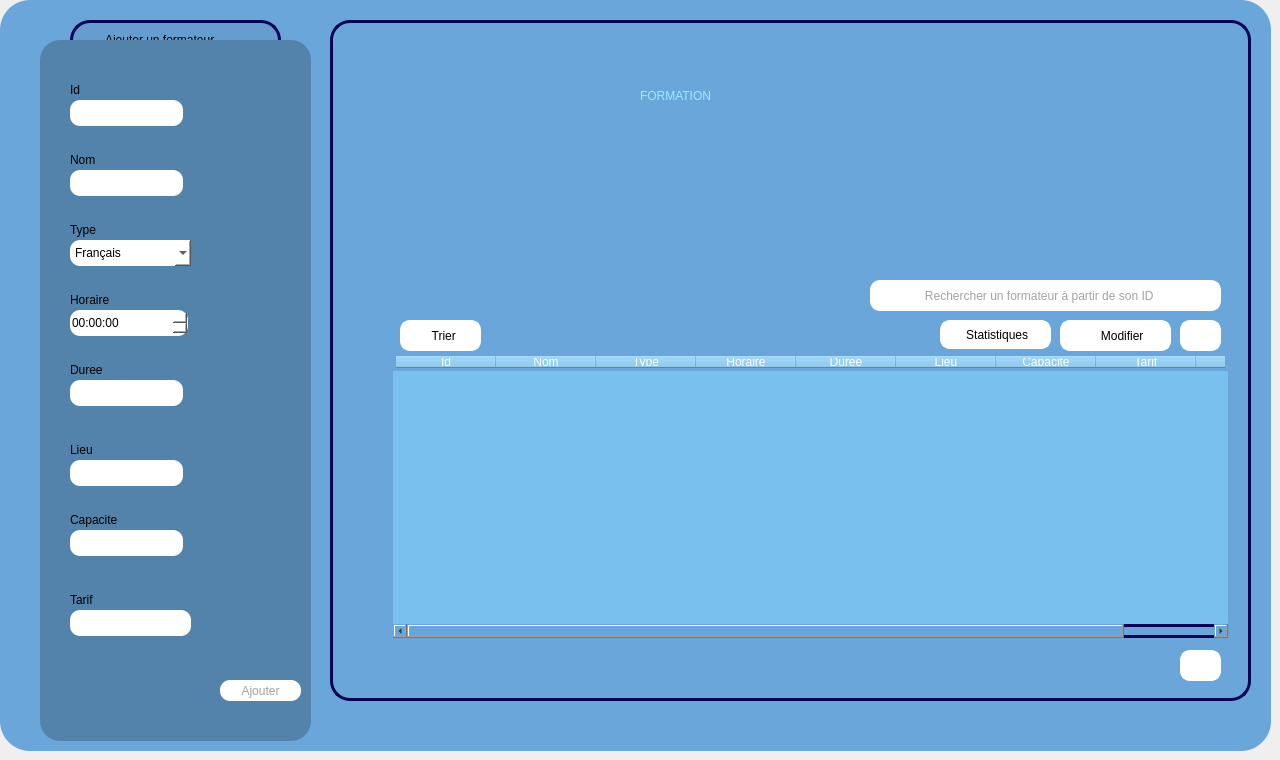
    <widget class="QWidget" name="page_formation_2">
     <widget class="QWidget" name="Formateur_9" native="true">
      <property name="geometry">
       <rect>
        <x>0</x>
        <y>0</y>
        <width>1271</width>
        <height>751</height>
       </rect>
      </property>
      <property name="maximumSize">
       <size>
        <width>2000</width>
        <height>2000</height>
       </size>
      </property>
      <property name="baseSize">
       <size>
        <width>1000</width>
        <height>1000</height>
       </size>
      </property>
      <property name="mouseTracking">
       <bool>false</bool>
      </property>
      <property name="tabletTracking">
       <bool>false</bool>
      </property>
      <property name="autoFillBackground">
       <bool>false</bool>
      </property>
      <property name="styleSheet">
       <string notr="true">background-color: rgb(106, 166, 218);

border-radius:30px;</string>
      </property>
      <widget class="QFrame" name="frame_33">
       <property name="geometry">
        <rect>
         <x>70</x>
         <y>20</y>
         <width>211</width>
         <height>41</height>
        </rect>
       </property>
       <property name="styleSheet">
        <string notr="true">background-color: rgb(100, 157, 206);
border: 3px solid #040457;
border-radius:20px;</string>
       </property>
       <property name="frameShape">
        <enum>QFrame::Shape::StyledPanel</enum>
       </property>
       <property name="frameShadow">
        <enum>QFrame::Shadow::Raised</enum>
       </property>
       <widget class="QLabel" name="label_embauhe_23">
        <property name="geometry">
         <rect>
          <x>30</x>
          <y>10</y>
          <width>161</width>
          <height>20</height>
         </rect>
        </property>
        <property name="styleSheet">
         <string notr="true">background-color: rgb(100, 157, 206);
border: 2px solid #649dce;
</string>
        </property>
        <property name="text">
         <string>Ajouter un formateur</string>
        </property>
       </widget>
      </widget>
      <widget class="QFrame" name="frame_34">
       <property name="geometry">
        <rect>
         <x>330</x>
         <y>20</y>
         <width>921</width>
         <height>681</height>
        </rect>
       </property>
       <property name="styleSheet">
        <string notr="true">border: 3px solid #040457;
border-radius:20px;
</string>
       </property>
       <property name="frameShape">
        <enum>QFrame::Shape::StyledPanel</enum>
       </property>
       <property name="frameShadow">
        <enum>QFrame::Shadow::Raised</enum>
       </property>
       <widget class="QTableWidget" name="tableau_liste_11">
        <property name="geometry">
         <rect>
          <x>60</x>
          <y>330</y>
          <width>841</width>
          <height>291</height>
         </rect>
        </property>
        <property name="styleSheet">
         <string notr="true">background-color: rgb(121, 192, 239);
color: rgb(255, 255, 255);
border: 3px solid #6aa6da;
border-radius: 20px;
</string>
        </property>
        <property name="frameShadow">
         <enum>QFrame::Shadow::Sunken</enum>
        </property>
        <property name="lineWidth">
         <number>-7</number>
        </property>
        <property name="alternatingRowColors">
         <bool>false</bool>
        </property>
        <property name="rowCount">
         <number>0</number>
        </property>
        <property name="columnCount">
         <number>9</number>
        </property>
        <column>
         <property name="text">
          <string>Id</string>
         </property>
        </column>
        <column>
         <property name="text">
          <string>Nom</string>
         </property>
        </column>
        <column>
         <property name="text">
          <string>Type</string>
         </property>
        </column>
        <column>
         <property name="text">
          <string>Horaire</string>
         </property>
        </column>
        <column>
         <property name="text">
          <string>Duree</string>
         </property>
        </column>
        <column>
         <property name="text">
          <string>Lieu</string>
         </property>
        </column>
        <column>
         <property name="text">
          <string>Capacite</string>
         </property>
        </column>
        <column>
         <property name="text">
          <string>Tarif</string>
         </property>
        </column>
        <column>
         <property name="text">
          <string/>
         </property>
        </column>
       </widget>
       <widget class="QLineEdit" name="lineEdit_RECHERCHE_11">
        <property name="geometry">
         <rect>
          <x>570</x>
          <y>260</y>
          <width>321</width>
          <height>31</height>
         </rect>
        </property>
        <property name="styleSheet">
         <string notr="true">background-color: rgb(255, 255, 255);
border-radius:10px;
border: 3px solid #ffffff;
color: rgb(162, 162, 162);</string>
        </property>
        <property name="text">
         <string>      Rechercher un formateur à partir de son ID</string>
        </property>
       </widget>
       <widget class="QPushButton" name="pushButton_54">
        <property name="geometry">
         <rect>
          <x>730</x>
          <y>300</y>
          <width>111</width>
          <height>31</height>
         </rect>
        </property>
        <property name="styleSheet">
         <string notr="true">QPushButton{
background-color: rgb(255, 255, 255);
border-radius:10px;
border: 3px solid #ffffff;
}
QPushButton:hover{
	background-color: rgb(220, 220, 220);
	color: rgb(90, 90, 90);

	border-radius:10px;
}
</string>
        </property>
        <property name="text">
         <string>    Modifier</string>
        </property>
       </widget>
       <widget class="QPushButton" name="pushButton_55">
        <property name="geometry">
         <rect>
          <x>850</x>
          <y>300</y>
          <width>41</width>
          <height>31</height>
         </rect>
        </property>
        <property name="styleSheet">
         <string notr="true">QPushButton{
background-color: rgb(255, 255, 255);
border-radius:10px;
border: 3px solid #ffffff;
}
QPushButton:hover{
	background-color: rgb(220, 220, 220);
	color: rgb(90, 90, 90);

	border-radius:10px;
}
</string>
        </property>
        <property name="text">
         <string/>
        </property>
        <property name="icon">
         <iconset>
          <normaloff>:/img/poubelle.png</normaloff>:/img/poubelle.png</iconset>
        </property>
       </widget>
       <widget class="QPushButton" name="pushButton_56">
        <property name="geometry">
         <rect>
          <x>70</x>
          <y>300</y>
          <width>81</width>
          <height>31</height>
         </rect>
        </property>
        <property name="styleSheet">
         <string notr="true">QPushButton{
background-color: rgb(255, 255, 255);
border-radius:10px;
border: 3px solid #ffffff;
}
QPushButton:hover{
	background-color: rgb(220, 220, 220);
	color: rgb(90, 90, 90);

	border-radius:10px;
}
</string>
        </property>
        <property name="text">
         <string>  Trier</string>
        </property>
        <property name="icon">
         <iconset resource="ressources.qrc">
          <normaloff>:/img/trie.png</normaloff>:/img/trie.png</iconset>
        </property>
        <property name="autoRepeatInterval">
         <number>97</number>
        </property>
       </widget>
       <widget class="QPushButton" name="pushButton_73">
        <property name="geometry">
         <rect>
          <x>850</x>
          <y>630</y>
          <width>41</width>
          <height>31</height>
         </rect>
        </property>
        <property name="styleSheet">
         <string notr="true">QPushButton{
background-color: rgb(255, 255, 255);
border-radius:10px;
border: 3px solid #ffffff;
}
QPushButton:hover{
	background-color: rgb(220, 220, 220);
	color: rgb(90, 90, 90);

	border-radius:10px;
}
</string>
        </property>
        <property name="text">
         <string/>
        </property>
        <property name="icon">
         <iconset resource="ressources.qrc">
          <normaloff>:/img/download.png</normaloff>:/img/download.png</iconset>
        </property>
       </widget>
       <widget class="QLabel" name="label_12">
        <property name="geometry">
         <rect>
          <x>310</x>
          <y>50</y>
          <width>331</width>
          <height>51</height>
         </rect>
        </property>
        <property name="styleSheet">
         <string notr="true">background-color: rgb(106, 166, 218);
color: rgb(83, 130, 171);
color: rgb(157, 235, 255);
border: none;
font: 30pt &quot;Rockwell&quot;;</string>
        </property>
        <property name="text">
         <string>FORMATION</string>
        </property>
       </widget>
       <widget class="QPushButton" name="pushButton_stat_10">
        <property name="geometry">
         <rect>
          <x>610</x>
          <y>300</y>
          <width>111</width>
          <height>29</height>
         </rect>
        </property>
        <property name="styleSheet">
         <string notr="true">QPushButton{
background-color: rgb(255, 255, 255);
border-radius:10px;
border: 3px solid #ffffff;
}
QPushButton:hover{
	background-color: rgb(220, 220, 220);
	color: rgb(90, 90, 90);

	border-radius:10px;
}
</string>
        </property>
        <property name="text">
         <string> Statistiques</string>
        </property>
        <property name="icon">
         <iconset resource="ressources.qrc">
          <normaloff>:/img/stat.png</normaloff>:/img/stat.png</iconset>
        </property>
       </widget>
       <widget class="QPushButton" name="pushButton_74">
        <property name="geometry">
         <rect>
          <x>540</x>
          <y>260</y>
          <width>51</width>
          <height>31</height>
         </rect>
        </property>
        <property name="styleSheet">
         <string notr="true">border:none;
background-color: rgb(255, 255, 255);
border-radius : 10px;
</string>
        </property>
        <property name="text">
         <string/>
        </property>
        <property name="icon">
         <iconset>
          <normaloff>:/img/loupe.png</normaloff>:/img/loupe.png</iconset>
        </property>
       </widget>
      </widget>
      <widget class="QFrame" name="frame_6">
       <property name="geometry">
        <rect>
         <x>40</x>
         <y>40</y>
         <width>271</width>
         <height>701</height>
        </rect>
       </property>
       <property name="styleSheet">
        <string notr="true">background-color: rgb(58, 196, 255);
background-color: rgb(83, 130, 171);
border-radius:20px;

</string>
       </property>
       <property name="frameShape">
        <enum>QFrame::Shape::StyledPanel</enum>
       </property>
       <property name="frameShadow">
        <enum>QFrame::Shadow::Raised</enum>
       </property>
       <widget class="QLineEdit" name="lineEditId_2">
        <property name="geometry">
         <rect>
          <x>30</x>
          <y>60</y>
          <width>113</width>
          <height>26</height>
         </rect>
        </property>
        <property name="styleSheet">
         <string notr="true">background-color: rgb(255, 255, 255);
border-radius:10px;
</string>
        </property>
        <property name="maxLength">
         <number>8</number>
        </property>
       </widget>
       <widget class="QLabel" name="label_contact_9">
        <property name="geometry">
         <rect>
          <x>30</x>
          <y>250</y>
          <width>63</width>
          <height>20</height>
         </rect>
        </property>
        <property name="text">
         <string>Horaire</string>
        </property>
       </widget>
       <widget class="QLabel" name="label_prenom_4">
        <property name="geometry">
         <rect>
          <x>30</x>
          <y>180</y>
          <width>63</width>
          <height>20</height>
         </rect>
        </property>
        <property name="text">
         <string>Type</string>
        </property>
       </widget>
       <widget class="QLineEdit" name="lineEdit_Nom_2">
        <property name="geometry">
         <rect>
          <x>30</x>
          <y>130</y>
          <width>113</width>
          <height>26</height>
         </rect>
        </property>
        <property name="styleSheet">
         <string notr="true">background-color: rgb(255, 255, 255);
border-radius:10px;</string>
        </property>
        <property name="maxLength">
         <number>20</number>
        </property>
       </widget>
       <widget class="QLabel" name="label_cin_4">
        <property name="geometry">
         <rect>
          <x>30</x>
          <y>40</y>
          <width>31</width>
          <height>20</height>
         </rect>
        </property>
        <property name="text">
         <string>Id</string>
        </property>
       </widget>
       <widget class="QLabel" name="label_cin_5">
        <property name="geometry">
         <rect>
          <x>30</x>
          <y>110</y>
          <width>41</width>
          <height>20</height>
         </rect>
        </property>
        <property name="text">
         <string>Nom</string>
        </property>
       </widget>
       <widget class="QLabel" name="label_embauhe_4">
        <property name="geometry">
         <rect>
          <x>30</x>
          <y>400</y>
          <width>131</width>
          <height>20</height>
         </rect>
        </property>
        <property name="text">
         <string>Lieu</string>
        </property>
       </widget>
       <widget class="QLineEdit" name="lineEdit_Ta_2">
        <property name="geometry">
         <rect>
          <x>30</x>
          <y>570</y>
          <width>121</width>
          <height>26</height>
         </rect>
        </property>
        <property name="styleSheet">
         <string notr="true">background-color: rgb(255, 255, 255);
border-radius:10px;
</string>
        </property>
        <property name="text">
         <string/>
        </property>
       </widget>
       <widget class="QLabel" name="label_contact_27">
        <property name="geometry">
         <rect>
          <x>30</x>
          <y>550</y>
          <width>191</width>
          <height>20</height>
         </rect>
        </property>
        <property name="text">
         <string>Tarif</string>
        </property>
       </widget>
       <widget class="QPushButton" name="pushButtonAjouter_2">
        <property name="geometry">
         <rect>
          <x>180</x>
          <y>640</y>
          <width>81</width>
          <height>21</height>
         </rect>
        </property>
        <property name="styleSheet">
         <string notr="true">QPushButton{
background-color: rgb(255, 255, 255);
color: rgb(162, 162, 162);
border-radius:10px;
}
QPushButton:hover{
	background-color: rgb(162, 162, 162);
	color: rgb(255, 255, 255);
}




</string>
        </property>
        <property name="text">
         <string>Ajouter</string>
        </property>
       </widget>
       <widget class="QComboBox" name="lineEdit_type_2">
        <property name="geometry">
         <rect>
          <x>30</x>
          <y>200</y>
          <width>121</width>
          <height>26</height>
         </rect>
        </property>
        <property name="styleSheet">
         <string notr="true">background-color: rgb(255, 255, 255);
border-radius:10px;</string>
        </property>
        <item>
         <property name="text">
          <string>Français</string>
         </property>
        </item>
        <item>
         <property name="text">
          <string>Anglais</string>
         </property>
        </item>
        <item>
         <property name="text">
          <string>Science</string>
         </property>
        </item>
        <item>
         <property name="text">
          <string>Physique</string>
         </property>
        </item>
        <item>
         <property name="text">
          <string>Arabe</string>
         </property>
        </item>
       </widget>
       <widget class="QLabel" name="label_contact_28">
        <property name="geometry">
         <rect>
          <x>30</x>
          <y>320</y>
          <width>63</width>
          <height>20</height>
         </rect>
        </property>
        <property name="text">
         <string>Duree</string>
        </property>
       </widget>
       <widget class="QLineEdit" name="lineEdit_D_2">
        <property name="geometry">
         <rect>
          <x>30</x>
          <y>340</y>
          <width>113</width>
          <height>26</height>
         </rect>
        </property>
        <property name="styleSheet">
         <string notr="true">background-color: rgb(255, 255, 255);
border-radius:10px;</string>
        </property>
       </widget>
       <widget class="QTimeEdit" name="lineEdit_h_2">
        <property name="geometry">
         <rect>
          <x>30</x>
          <y>270</y>
          <width>118</width>
          <height>26</height>
         </rect>
        </property>
        <property name="styleSheet">
         <string notr="true">background-color: rgb(255, 255, 255);
border-radius:10px;</string>
        </property>
       </widget>
       <widget class="QLineEdit" name="lineEdit_lieu_2">
        <property name="geometry">
         <rect>
          <x>30</x>
          <y>420</y>
          <width>113</width>
          <height>26</height>
         </rect>
        </property>
        <property name="styleSheet">
         <string notr="true">background-color: rgb(255, 255, 255);
border-radius:10px;</string>
        </property>
       </widget>
       <widget class="QLineEdit" name="lineEdit_Ca_2">
        <property name="geometry">
         <rect>
          <x>30</x>
          <y>490</y>
          <width>113</width>
          <height>26</height>
         </rect>
        </property>
        <property name="styleSheet">
         <string notr="true">background-color: rgb(255, 255, 255);
border-radius:10px;</string>
        </property>
       </widget>
       <widget class="QLabel" name="label_embauhe_24">
        <property name="geometry">
         <rect>
          <x>30</x>
          <y>470</y>
          <width>131</width>
          <height>20</height>
         </rect>
        </property>
        <property name="text">
         <string>Capacite</string>
        </property>
       </widget>
      </widget>
     </widget>
    </widget>
